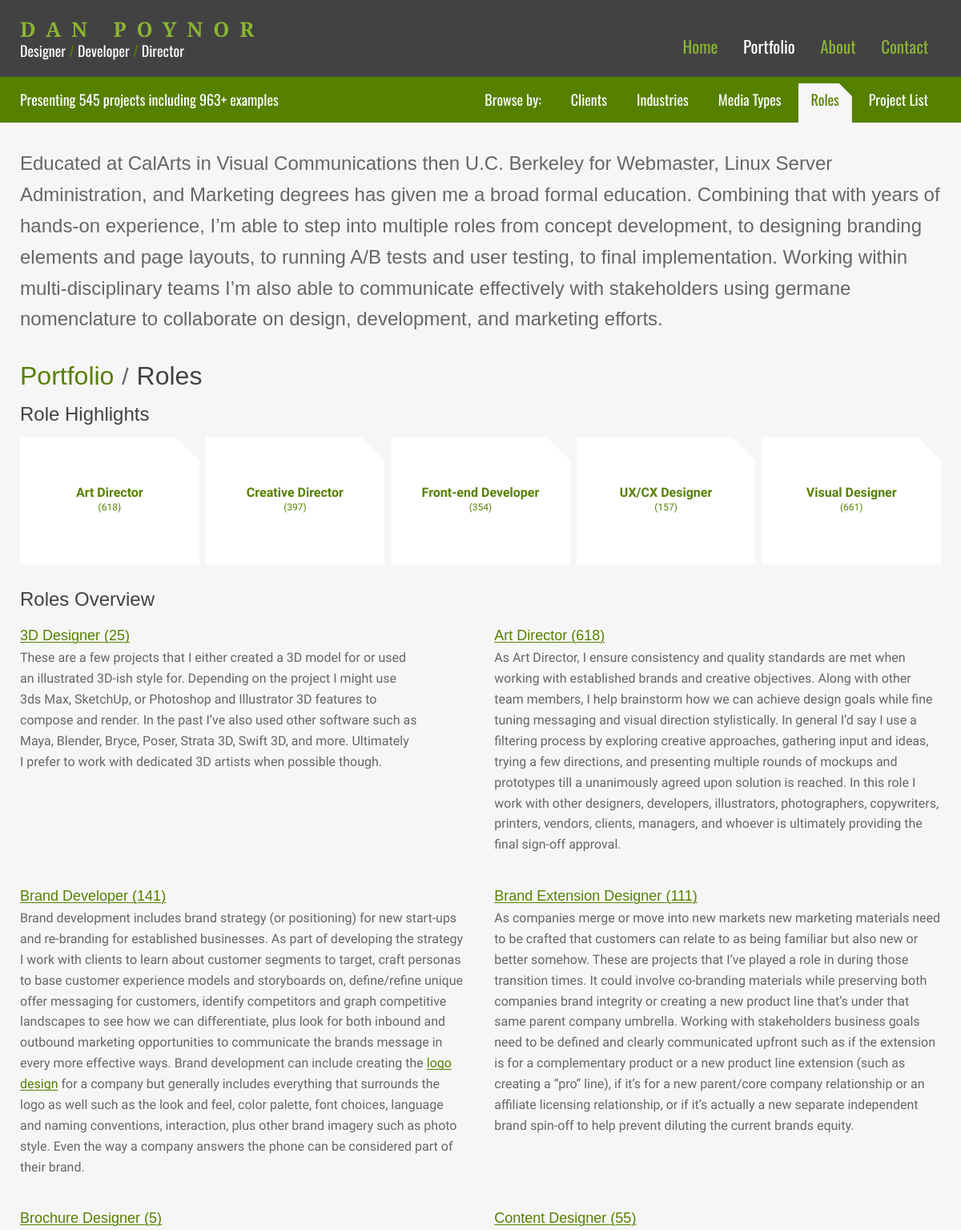
The page /portfolio/roles/ (upper part) on the database its author committed.
### portfolio/models.py (models this page shows, shortened)
class TaxonomyMixin(models.Model):
    class Meta:
        abstract = True
    def get_verbose_name_plural(self):
        return self._meta.verbose_name_plural
    def get_absolute_url(self):
        return reverse(f"{self._meta.model_name}_detail", args=[str(self.slug)])

class Role(TaxonomyMixin, models.Model):
    class Meta:
        verbose_name = "Role"
        verbose_name_plural = "Roles"
        ordering = ["name"]
    name = models.CharField(max_length=200, unique=True, blank=False, null=False)
    slug = models.SlugField(max_length=200, unique=True, blank=False, null=False)
    description = models.TextField(help_text="Enter the role description", blank=True, null=True)
    visible = models.BooleanField(default=True, help_text="Check if the role should be visible")
    image_sm = models.URLField(max_length=200, blank=True, null=True, validators=[URLValidator()])
    image_md = models.URLField(max_length=200, blank=True, null=True, validators=[URLValidator()])
    image_lg = models.URLField(max_length=200, blank=True, null=True, validators=[URLValidator()])
    created_at = models.DateTimeField(auto_now_add=True)
    updated_at = models.DateTimeField(auto_now=True)

### portfolio/views.py (the view)
# urls.py: path("portfolio/roles/", views.roles, name="roles"),
def roles(request):
    highlighted_roles = get_visible_objects(Role).filter(id__in=HIGHLIGHTED_ROLE_IDS)
    for role in highlighted_roles:
        visible_project_items = ProjectItem.objects.filter(
            project__role=role,
            project__visible=True,
            visible=True
        )
        role.project_item_count = visible_project_items.count()
    role_list = get_visible_objects(Role)
    for role in role_list:
        visible_project_items = get_visible_objects(ProjectItem, role)
        role.project_item_count = len(visible_project_items)
    context = {
        "highlighted_roles": highlighted_roles,
        "roles": role_list,
        "object": Role()
    }
    return render(request, "pages/portfolio/roles/page.html", context)

### portfolio/templatetags/filters.py (called while the page is built)
@register.filter
def replace_underscore_with_space(value):
    return value.replace('_', ' ')

@register.filter
def replace_underscore_with_dash(value):
    return value.replace('_', '-')

### portfolio/templatetags/tags.py (called while the page is built)
@register.simple_tag
def verbose_name_plural(obj):
    return obj.get_verbose_name_plural()

### portfolio/templates/pages/portfolio/roles/page.html
{% extends "base_taxonomy.html" %}
{% block intro %}
    <p>
        Educated at CalArts in Visual Communications then U.C. Berkeley for Webmaster, Linux Server Administration, and Marketing degrees has given me a broad formal education. Combining that with years of hands-on experience, I’m able to step into multiple roles from concept development, to designing branding elements and page layouts, to running A/B tests and user testing, to final implementation. Working within multi-disciplinary teams I’m also able to communicate effectively with stakeholders using germane nomenclature to collaborate on design, development, and marketing efforts.
    </p>
{% endblock intro %}
{% block taxonomy_content %}
    {% include "partials/taxonomy/term/_highlighted.html" with item_name="role" highlighted_items=highlighted_roles %}
    {% include "partials/taxonomy/_categories.html" with item_name="roles" items=roles %}
{% endblock taxonomy_content %}

### portfolio/templates/partials/taxonomy/term/_item_card.html
<li>
    <a href="{{ term.get_absolute_url }}"
       title="View all project samples created for {{ term.name }}"
       class="logo-{{ term.slug }}">
        <span class="text-wrapper">
            <span class="taxonomy-name">{{ term.name }}</span>
            <span class="count">({{ term.project_item_count }})</span>
        </span>
    </a>
</li>

### portfolio/templates/partials/taxonomy/_categories.html
{% load filters %}
<section class="taxonomy-categories {% if item_name == 'roles' %}roles-page{% endif %}">
    <h2>{{ item_name|replace_underscore_with_space|title }} Overview</h2>
    <ul class="taxonomy-list {% if item_name != 'roles' %}gray-bullets{% endif %}">
        {% for item in items %}
            {% if item_name == 'roles' %}
                <li>
                    <h3>
                        <a href="{{ item.get_absolute_url }}"
                           title="View all project samples created for {{ item.name }}">{{ item.name }} <span class="count">({{ item.project_item_count }})</span></a>
                    </h3>
                    <p>{{ item.description|safe }}</p>
                </li>
            {% else %}
                <li>
                    <a href="{{ item.get_absolute_url }}"
                       title="View all project samples created for {{ item.name }}">{{ item.name }}&nbsp;<span class="count">({{ item.project_item_count }})</span></a>
                </li>
            {% endif %}
        {% empty %}
            <li>No {{ item_name|replace_underscore_with_space|title }} available.</li>
        {% endfor %}
    </ul>
</section>

### portfolio/static/portfolio/styles.css (style rules this page uses)
:root { --t3: #568000; --t4: #f6f6f6; --t5: #666666; --t6: #424242; --t7: #ffffff; --t8: #dddddd; --t9: #424242; --t10: rgba(154, 205, 50, .05); --t11: rgba(154, 205, 50, .1); --t12: rgba(154, 205, 50, .825); --t13: #f5faeb; --black: #000000; --dark-grays-500: #5c5c5c; --width-portfolio-column: 258px; --width-project-overview: 320px; --transition-speed: .3s; --transition-speed-faster: .2s; --transition-speed-slow: .5s; --transition-speed-slower: .7s; --hover-brightness-amount: 150%; --hover-brightness-amount-less: 120%; --portfolio-img-outline: #eee; }
html, button, input, select, textarea { color: var(--t5); }
html { -webkit-font-smoothing: antialiased; }
html, body { font: normal 16px/1.6180339888 "Source Sans 3", sans-serif; color: var(--t5); }
h1, h2, h3, h4, h5, h6 { font: normal 400 1em/1 "Bitter", sans-serif; margin: 0; text-rendering: optimizeLegibility; text-wrap: pretty; }
h2 { color: var(--t6); font-size: 1.5em; }
h3 { color: var(--t6); font-size: 1.125em; }
a { color: var(--t3); transition: all var(--transition-speed-faster) ease-out; }
a, a:visited, a:hover { text-decoration: none; }
p { text-wrap: pretty; }
p a, .project-details a, .taxonomy-list a, .portfolio-introduction a, .selected-taxonomy-items p a, .taxonomy-meta a, .sidebar-info a, .contact-info a { text-decoration: underline; text-decoration-thickness: 1px; text-underline-offset: 0.1em; }
.taxonomy-categories h2 { margin: 1.33em 0 0.25em; }
p:empty { display: none; }
*, *:before, *:after { -moz-box-sizing: border-box; -webkit-box-sizing: border-box; box-sizing: border-box; }
html, body { background-attachment: fixed; background-color: var(--t9); background-image: url(images/backgrounds/tile.webp); height: 100%; margin: 0; overflow-anchor: none; padding: 0; transition: background-color 0.3s ease-out; width: 100%; }
body { margin: 0; min-height: 100%; position: relative; }
section { width: 100%; }
.intro p { font: normal 1.5em/1.6180339888 "Bitter", sans-serif; margin: 0; text-wrap: pretty; }
.showcase-list li { flex: 0 0 19.22%; margin: 0.25em; min-height: 10em; position: relative; text-align: center; }
.showcase-list .text-wrapper { height: 100%; max-width: 10em; margin: 0 auto; display: flex; flex-flow: column nowrap; justify-content: center; align-content: center; align-items: center; }
.showcase-list .text-wrapper .taxonomy-name { display: block; font-weight: 700; line-height: 1.2; }
.showcase-list .text-wrapper .count { display: block; font-size: 0.75em; }
ul { list-style-type: none; margin: 0; padding: 0; }
li { margin: 0; }
.taxonomy-categories { padding-bottom: 2em; }
.taxonomy-categories .taxonomy-list { width: 100%; column-gap: 2em; column-width: 220px; }
.taxonomy-categories .taxonomy-list li { margin-bottom: 0.5em; }
.roles-page.taxonomy-categories .taxonomy-list { list-style-type: none; margin: 0; padding: 0; display: flex; flex-flow: row wrap; justify-content: space-between; }
.roles-page.taxonomy-categories .taxonomy-list li { flex: 0 1 48.5%; }
.roles-page.taxonomy-categories .taxonomy-list h3 { margin: 1em 0 0.33em; }
.roles-page.taxonomy-categories .taxonomy-list p { margin: 0 0 1em; text-wrap: balance; }

### rows shown on the page
Role: name "Art Director", project_item_count "618", description "As Art Director, I ensure consistency and quality standards are met when working with established brands and creative objectives. Along with other team members, I help brainstorm how we can achieve design goals while fine tuning messaging and visual direction stylistically. In general I’d say I use a filtering process by exploring creative approaches, gathering input and ideas, trying a few directions, and presenting multiple rounds of mockups and prototypes till a unanimously agreed upon solution is reached. In this role I work with other designers, developers, illustrators, photographers, copywriters, printers, vendors, clients, managers, and whoever is ultimately providing the final…"
Role: name "Creative Director", project_item_count "397"
Role: name "Front-end Developer", project_item_count "354"
Role: name "UX/CX Designer", project_item_count "157"
Role: name "Visual Designer", project_item_count "661"
Role: name "3D Designer", project_item_count "25", description "These are a few projects that I either created a 3D model for or used an illustrated 3D-ish style for. Depending on the project I might use 3ds Max, SketchUp, or Photoshop and Illustrator 3D features to compose and render. In the past I’ve also used other software such as Maya, Blender, Bryce, Poser, Strata 3D, Swift 3D, and more. Ultimately I prefer to work with dedicated 3D artists when possible though."
Role: name "Brand Developer", project_item_count "141", description "Brand development includes brand strategy (or positioning) for new start-ups and re-branding for established businesses. As part of developing the strategy I work with clients to learn about customer segments to target, craft personas to base customer experience models and storyboards on, define/refine unique offer messaging for customers, identify competitors and graph competitive landscapes to see how we can differentiate, plus look for both inbound and outbound marketing opportunities to communicate the brands message in every more effective ways. Brand development can include creating the logo design for a company but generally includes everything that surrounds the logo as well such as…"
Role: name "Brand Extension Designer", project_item_count "111", description "As companies merge or move into new markets new marketing materials need to be crafted that customers can relate to as being familiar but also new or better somehow. These are projects that I’ve played a role in during those transition times. It could involve co-branding materials while preserving both companies brand integrity or creating a new product line that’s under that same parent company umbrella. Working with stakeholders business goals need to be defined and clearly communicated upfront such as if the extension is for a complementary product or a new product line extension (such as creating a “pro” line), if it’s for a new parent/core company relationship or an affiliate licensing…"
Role: name "Brochure Designer", project_item_count "5"
Role: name "Content Designer", project_item_count "55"

### other values the page prints
{{ global_total_projects }} "545"
{{ global_total_project_items }} "963"
{{ item_name|replace_underscore_with_space|title }} "Role"
{{ item_name|replace_underscore_with_space|title }} "Roles"
